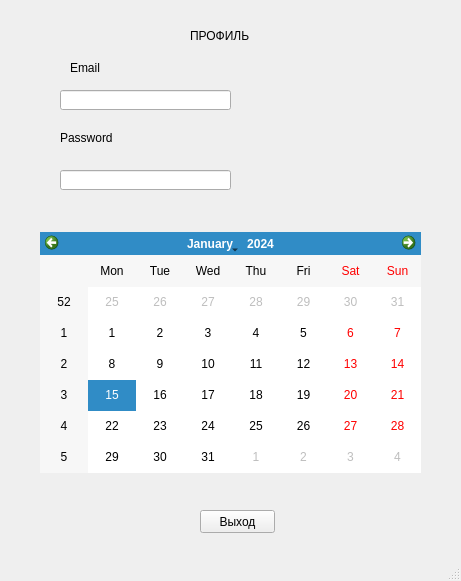
<?xml version="1.0" encoding="UTF-8"?>
<ui version="4.0">
 <class>MainWindow</class>
 <widget class="QMainWindow" name="MainWindow">
  <property name="geometry">
   <rect>
    <x>0</x>
    <y>0</y>
    <width>461</width>
    <height>581</height>
   </rect>
  </property>
  <property name="windowTitle">
   <string>MainWindow</string>
  </property>
  <widget class="QWidget" name="centralwidget">
   <widget class="QPushButton" name="Vyhod">
    <property name="geometry">
     <rect>
      <x>200</x>
      <y>510</y>
      <width>75</width>
      <height>23</height>
     </rect>
    </property>
    <property name="text">
     <string>Выход</string>
    </property>
   </widget>
   <widget class="QLabel" name="label">
    <property name="geometry">
     <rect>
      <x>190</x>
      <y>20</y>
      <width>81</width>
      <height>31</height>
     </rect>
    </property>
    <property name="text">
     <string>ПРОФИЛЬ</string>
    </property>
   </widget>
   <widget class="QCalendarWidget" name="calendarWidget">
    <property name="geometry">
     <rect>
      <x>40</x>
      <y>232</y>
      <width>381</width>
      <height>241</height>
     </rect>
    </property>
   </widget>
   <widget class="QLabel" name="Name_profile">
    <property name="geometry">
     <rect>
      <x>70</x>
      <y>60</y>
      <width>71</width>
      <height>16</height>
     </rect>
    </property>
    <property name="text">
     <string>Email</string>
    </property>
   </widget>
   <widget class="QLineEdit" name="Name_profile_2">
    <property name="geometry">
     <rect>
      <x>60</x>
      <y>90</y>
      <width>171</width>
      <height>20</height>
     </rect>
    </property>
   </widget>
   <widget class="QLabel" name="Email_profile">
    <property name="geometry">
     <rect>
      <x>60</x>
      <y>130</y>
      <width>71</width>
      <height>16</height>
     </rect>
    </property>
    <property name="text">
     <string>Password</string>
    </property>
   </widget>
   <widget class="QLineEdit" name="Email_profile_2">
    <property name="geometry">
     <rect>
      <x>60</x>
      <y>170</y>
      <width>171</width>
      <height>20</height>
     </rect>
    </property>
   </widget>
  </widget>
  <widget class="QMenuBar" name="menubar">
   <property name="geometry">
    <rect>
     <x>0</x>
     <y>0</y>
     <width>461</width>
     <height>21</height>
    </rect>
   </property>
  </widget>
  <widget class="QStatusBar" name="statusbar"/>
 </widget>
 <resources/>
 <connections/>
</ui>
